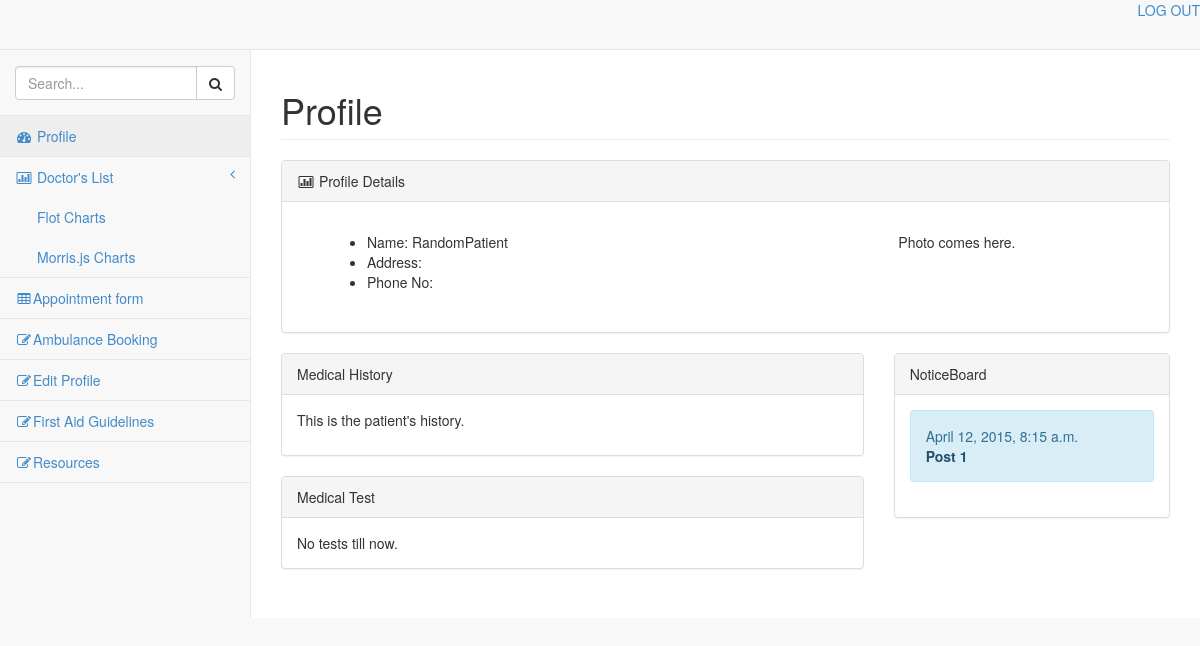
Before: / (signed in) with the older database file.
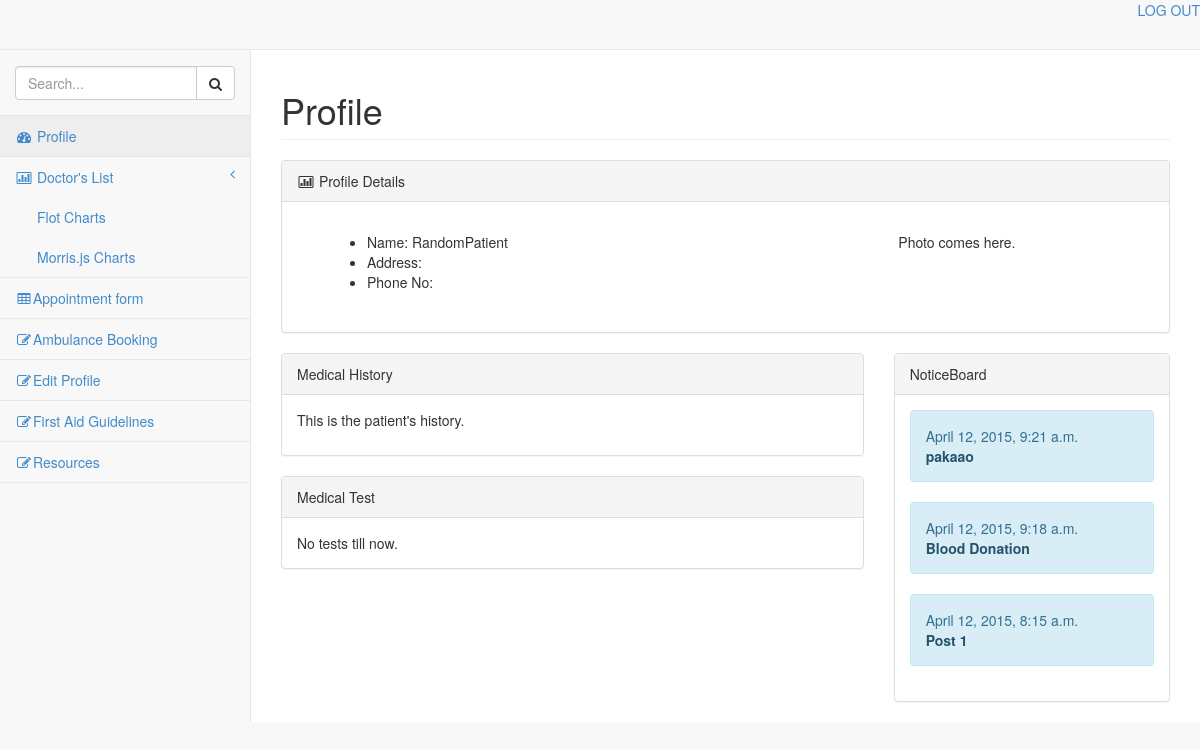
After: the same page with the newer database file.
### database/models.py (models this page shows, shortened)
class Registration(models.Model):
	username = models.CharField(max_length=20)
	password = models.CharField(max_length=100)
	name = models.CharField(max_length=20)
	category=models.IntegerField()

class Patient(models.Model):
	username = models.CharField(max_length=20)
	password = models.CharField(max_length=100)
	patient_history = models.TextField(blank=True)
	patient_test = models.TextField(blank=True)
	outsider = models.BooleanField(default= False)

class Post(models.Model):
    title=models.CharField(max_length=140)
    body = models.TextField()
    date = models.DateTimeField()

### login/views.py (the view)
# urls.py: url(r'^$', views.index, name='index'),
def index(request):
    context = RequestContext(request)
    if 'index' not  in request.session:
            return render_to_response('login/login.html', context)
    else:
        username =request.session["index"]
        Object_Searched = Registration.objects.filter(username = username)
        Object_Searched = Object_Searched[0]
        Category = Object_Searched.category
        if(Category==1):
            context_dict = {'object_reg': Object_Searched}
            return render(request,'login/doctor_homepage.html', context_dict)
        elif(Category==2):
            object_pat = Patient.objects.filter(username = username)
            object_pat = object_pat[0]
            object_notice = Post.objects.all().order_by('-date')[:5]
            context_dict = {'object_reg': Object_Searched,'object_pat': object_pat, 'object_notice':object_notice}
            return render(request,'login/patient.html', context_dict)
        elif(Category==3):
            Access_Schedule = AmbulanceSchedule.objects.all()
            object_notice = Post.objects.all().order_by('-date')[:5]
            context_dict = {'object_reg': Object_Searched, 'object_schedule': Access_Schedule, 'object_notice':object_notice}
            return render(request,'login/recep_homepage.html', context_dict)

### login/templates/login/patient.html (shortened to what this page needs)
<!DOCTYPE html>
<html lang="en">
<head>
    <link href="/static/css/bootstrap.min.css" rel="stylesheet">
    <link href="/static/css/plugins/metisMenu/metisMenu.min.css" rel="stylesheet">
    <link href="/static/css/plugins/timeline.css" rel="stylesheet">
    <link href="/static/css/sb-admin-2.css" rel="stylesheet">
    <link href="/static/css/plugins/morris.css" rel="stylesheet">
    <link href="/static/font-awesome-4.1.0/css/font-awesome.min.css" rel="stylesheet" type="text/css">
</head>
<body>
    <div id="wrapper">
        <nav class="navbar navbar-default navbar-static-top" role="navigation" style="margin-bottom: 0">
            <ul class="nav navbar-top-links navbar-right">
            <a href="/login/logout">LOG OUT</a>
            </ul>
            <div class="navbar-default sidebar" role="navigation">
                <div class="sidebar-nav navbar-collapse">
                    <ul class="nav" id="side-menu">
                        <li class="sidebar-search">
                            <div class="input-group custom-search-form">
                                <input type="text" class="form-control" placeholder="Search...">
                                <span class="input-group-btn">
                                <button class="btn btn-default" type="button">
                                    <i class="fa fa-search"></i>
                                </button>
                            </span>
                            </div>
                        </li>
                        <li>
                            <a class="active" href="/"><i class="fa fa-dashboard fa-fw"></i> Profile</a>
                        </li>
                        <li>
                            <a href="#"><i class="fa fa-bar-chart-o fa-fw"></i> Doctor's List<span class="fa arrow"></span></a>
                            <ul class="nav nav-second-level">
                                <li>
                                    <a href="/static/flot.html">Flot Charts</a>
                                </li>
                                <li>
                                    <a href="/static/morris.html">Morris.js Charts</a>
                                </li>
                            </ul>
                        </li>
                        <li>
                            <a href="/login/appointment"><i class="fa fa-table fa-fw"></i>Appointment form</a>
                        </li>
                        <li>
                            <a href="/login/ambulance"><i class="fa fa-edit fa-fw"></i>Ambulance Booking</a>
                        </li>
                        <li>
                            <a href="/static/editprof.html"><i class="fa fa-edit fa-fw"></i>Edit Profile</a>
                        </li>
                        <li>
                            <a href="/static/guidelines.html"><i class="fa fa-edit fa-fw"></i>First Aid Guidelines</a>
                        </li>
                         <li>
                            <a href="/static/resources.html"><i class="fa fa-edit fa-fw"></i>Resources</a>
                        </li>
                    </ul>
                </div>
            </div>
        </nav>
        {% block page-wrapper %}
        <div id="page-wrapper">
            <div class="row">
                <div class="col-lg-12">
                    <h1 class="page-header">Profile</h1>
                </div>
            </div>
          <div class="row">
              <div class="col-lg-12">
                    <div class="panel panel-default">
                        <div class="panel-heading">
                            <i class="fa fa-bar-chart-o fa-fw"></i> Profile Details
                        </div>
                        <div class="panel-body">
                        <div class="col-lg-8">
                        <div class="panel-body">
                            <ul>
                                <li> Name:  {{ object_reg.name }}</li>
                                <li> Address:</li>
                                <li> Phone No:</li>
                            </ul>
                        </div>
                        </div>
                        <div class="col-lg-4">
                             <div class="panel-body">
                                    <p>Photo comes here.</p>
                                </div>
                          </div>
                        </div>
                    </div>
                </div>
            </div>
            <div class="row">
                <div class = "col-lg-8">
                    <div class="panel panel-default">
                        <div class = "panel-heading">
                            Medical History
                        </div>
                    <div class="panel-body">
                            <p>{{ object_pat.patient_history }}
                    </div>
                    </div>
                    <div class="panel panel-default">
                        <div class = "panel-heading">
                            Medical Test
                        </div>
                    <div class="panel-body">
                            {{ object_pat.patient_test }}
                    </div>
                    </div>
                </div>
                <div class = "col-lg-4">
                    <div class="panel panel-default">
                        <div class = "panel-heading">
                            NoticeBoard
                        </div>
                        <div class="panel-body">
                            {% for obj in object_notice %}
                            <div class="alert alert-info">
                                <div>{{ obj.date }}</div>
                                <div><a href="noticeboard/{{ obj.id }}" target="_blank" class="alert-link">{{ obj.title }}</a></div>
                            </div>
                            {% endfor %}
                        </div>
                    </div>
                </div>
            </div>
          </div>
          {% endblock page-wrapper %}
    </div>
</body>
</html>

### login/static/css/sb-admin-2.css (style rules this page uses)
body { background-color: #f8f8f8; }
#wrapper { width: 100%; }
#page-wrapper { padding: 0 15px; min-height: 568px; background-color: #fff; }
@media (min-width:768px) { #page-wrapper { position: inherit; margin: 0 0 0 250px; padding: 0 30px; border-left: 1px solid #e7e7e7; } }
.navbar-top-links { margin-right: 0; }
.sidebar .sidebar-nav.navbar-collapse { padding-right: 0; padding-left: 0; }
.sidebar .sidebar-search { padding: 15px; }
.sidebar ul li { border-bottom: 1px solid #e7e7e7; }
.sidebar ul li a.active { background-color: #eee; }
.sidebar .arrow { float: right; }
.sidebar .fa.arrow:before { content: "\f104"; }
.sidebar .nav-second-level li, .sidebar .nav-third-level li { border-bottom: 0!important; }
.sidebar .nav-second-level li a { padding-left: 37px; }
@media (min-width:768px) { .sidebar { z-index: 1; position: absolute; width: 250px; margin-top: 51px; } }

Changed rows visible on the page:
added Post: date "April 12, 2015, 9:21 a.m.", title "pakaao"
added Post: date "April 12, 2015, 9:18 a.m.", title "Blood Donation"
